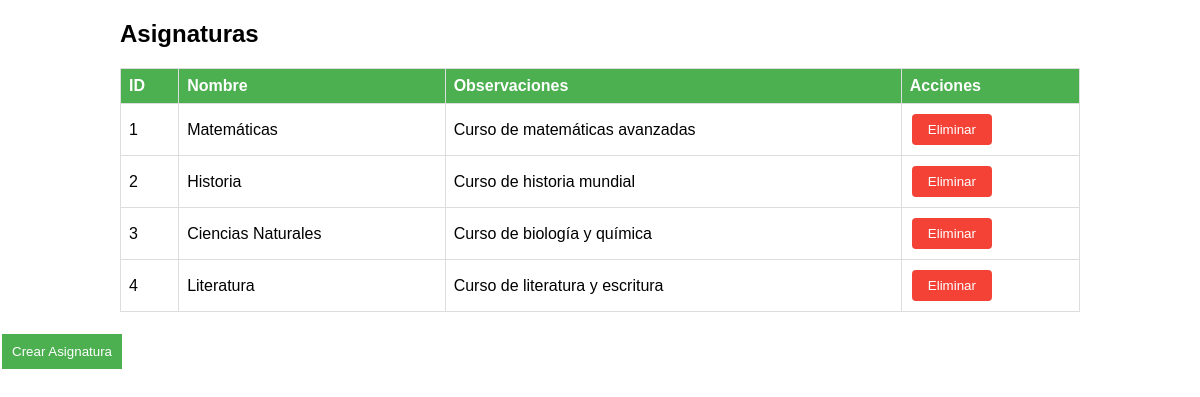
Screenshot of /visualizar_asignaturas.php with the database file from the repository.
### tables this page shows
CREATE TABLE `asignaturas` (
  `id` int(11) NOT NULL,
  `nombre` varchar(100) DEFAULT NULL,
  `obs` text DEFAULT NULL,
  `usuario_id_creacion` int(11) DEFAULT NULL,
  `fecha_creacion` timestamp NULL DEFAULT NULL,
  `hora_creacion` time DEFAULT NULL,
  `usuario_id_actualizacion` int(11) DEFAULT NULL,
  `fecha_actualizacion` timestamp NULL DEFAULT NULL,
  `hora_actualizacion` time DEFAULT NULL,
  `usuario_id_eliminacion` int(11) DEFAULT NULL,
  `fecha_eliminacion` timestamp NULL DEFAULT NULL,
  `hora_eliminacion` time DEFAULT NULL
);

### visualizar_asignaturas.php (the view, shortened to what this page needs)
<?php
include('conexion.php');
$sql = "SELECT * FROM asignaturas";
$result = $conn->query($sql);
?>
<!DOCTYPE html>
<html lang="en">
<head>
    <link rel="stylesheet" href="css/styles_docente.css">
    <link rel="stylesheet" href="css/styles_visualizar_asignaturas.css">
</head>
<body>
<div class="content">
    <h2>Asignaturas</h2>
    <?php
    if ($result->num_rows > 0) {
        echo "<table border='1'>
                <tr>
                    <th>ID</th>
                    <th>Nombre</th>
                    <th>Observaciones</th>
                    <th>Acciones</th>
                </tr>";
        while ($row = $result->fetch_assoc()) {
            echo "<tr>
                    <td>{$row['id']}</td>
                    <td>{$row['nombre']}</td>
                    <td>{$row['obs']}</td>
                    <td>
                        <form method='post' onsubmit='return confirmarEliminar({$row['id']})'>
                            <input type='hidden' name='id_eliminar' value='{$row['id']}'>
                            <button type='submit' name='eliminar' class='btn-eliminar'>Eliminar</button>
                        </form>
                    </td>
                </tr>";
        }
        echo "</table>";
    } else {
        echo "No hay asignaturas disponibles.";
    }
    ?>
</div>
<button class="btn-crear" onclick="abrirFormulario()">Crear Asignatura</button>
</body>
</html>

### css/styles_docente.css (style rules this page uses)
body { font-family: Arial, sans-serif; margin: 0; padding: 0; }
.content { max-width: 960px; margin: 20px auto; }
.content table { width: 100%; border-collapse: collapse; margin-top: 20px; }
.content table, .content th, .content td { border: 1px solid #ddd; }
.content th, .content td { padding: 8px; text-align: left; }
.content th { background-color: #4CAF50; color: white; }

### css/styles_visualizar_asignaturas.css (style rules this page uses)
.content table { width: 100%; border-collapse: collapse; margin-top: 20px; }
.content table, .content th, .content td { border: 1px solid #ddd; }
.content th, .content td { padding: 8px; text-align: left; }
.content th { background-color: #4CAF50; color: white; }
.btn-eliminar, .btn-crear { padding: 5px 10px; margin: 2px; cursor: pointer; }
.btn-eliminar { padding: 8px 16px; margin: 2px; cursor: pointer; background-color: #f44336; color: white; border: none; border-radius: 4px; transition: background-color 0.3s; }
.btn-crear { background-color: #4CAF50; color: white; }
.btn-crear { background-color: #4CAF50; color: white; padding: 10px; border: none; cursor: pointer; }

### rows the page displays
asignaturas: id "1", nombre "Matemáticas", obs "Curso de matemáticas avanzadas"
asignaturas: id "2", nombre "Historia", obs "Curso de historia mundial"
asignaturas: id "3", nombre "Ciencias Naturales", obs "Curso de biología y química"
asignaturas: id "4", nombre "Literatura", obs "Curso de literatura y escritura"
